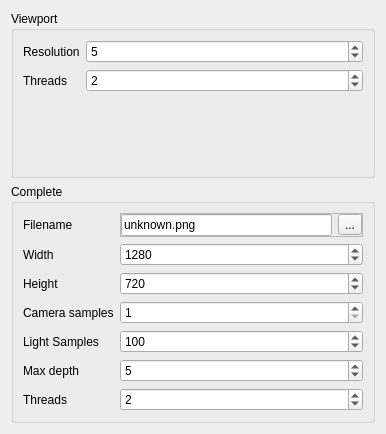
<?xml version="1.0" encoding="UTF-8"?>
<ui version="4.0">
 <class>form_render_preferences</class>
 <widget class="QWidget" name="form_render_preferences">
  <property name="geometry">
   <rect>
    <x>0</x>
    <y>0</y>
    <width>386</width>
    <height>434</height>
   </rect>
  </property>
  <property name="windowTitle">
   <string>Preferences</string>
  </property>
  <layout class="QVBoxLayout" name="verticalLayout">
   <item>
    <widget class="QGroupBox" name="groupBox">
     <property name="title">
      <string>Viewport</string>
     </property>
     <layout class="QFormLayout" name="formLayout">
      <item row="0" column="0">
       <widget class="QLabel" name="label_3">
        <property name="text">
         <string>Resolution</string>
        </property>
       </widget>
      </item>
      <item row="0" column="1">
       <widget class="QSpinBox" name="spinBox_max_resolution">
        <property name="minimum">
         <number>1</number>
        </property>
        <property name="maximum">
         <number>100</number>
        </property>
        <property name="value">
         <number>5</number>
        </property>
       </widget>
      </item>
      <item row="1" column="0">
       <widget class="QLabel" name="label_2">
        <property name="text">
         <string>Threads</string>
        </property>
       </widget>
      </item>
      <item row="1" column="1">
       <widget class="QSpinBox" name="spinBox_threads_vp">
        <property name="minimum">
         <number>1</number>
        </property>
        <property name="maximum">
         <number>11</number>
        </property>
        <property name="value">
         <number>2</number>
        </property>
       </widget>
      </item>
     </layout>
    </widget>
   </item>
   <item>
    <widget class="QGroupBox" name="groupBox_2">
     <property name="title">
      <string>Complete</string>
     </property>
     <layout class="QFormLayout" name="formLayout_2">
      <item row="2" column="0">
       <widget class="QLabel" name="label_4">
        <property name="text">
         <string>Width</string>
        </property>
       </widget>
      </item>
      <item row="2" column="1">
       <widget class="QSpinBox" name="spinBox_width">
        <property name="minimum">
         <number>1</number>
        </property>
        <property name="maximum">
         <number>4000</number>
        </property>
        <property name="value">
         <number>1280</number>
        </property>
       </widget>
      </item>
      <item row="4" column="0">
       <widget class="QLabel" name="label_5">
        <property name="text">
         <string>Height</string>
        </property>
       </widget>
      </item>
      <item row="4" column="1">
       <widget class="QSpinBox" name="spinBox_height">
        <property name="minimum">
         <number>1</number>
        </property>
        <property name="maximum">
         <number>4000</number>
        </property>
        <property name="value">
         <number>720</number>
        </property>
       </widget>
      </item>
      <item row="5" column="0">
       <widget class="QLabel" name="label_6">
        <property name="text">
         <string>Camera samples</string>
        </property>
       </widget>
      </item>
      <item row="5" column="1">
       <widget class="QSpinBox" name="spinBox_camear_samples">
        <property name="minimum">
         <number>1</number>
        </property>
        <property name="maximum">
         <number>4000</number>
        </property>
        <property name="value">
         <number>1</number>
        </property>
       </widget>
      </item>
      <item row="6" column="0">
       <widget class="QLabel" name="label_7">
        <property name="text">
         <string>Light Samples</string>
        </property>
       </widget>
      </item>
      <item row="6" column="1">
       <widget class="QSpinBox" name="spinBox_light_samples">
        <property name="minimum">
         <number>1</number>
        </property>
        <property name="maximum">
         <number>4000</number>
        </property>
        <property name="value">
         <number>100</number>
        </property>
       </widget>
      </item>
      <item row="8" column="0">
       <widget class="QLabel" name="label_9">
        <property name="text">
         <string>Threads</string>
        </property>
       </widget>
      </item>
      <item row="8" column="1">
       <widget class="QSpinBox" name="spinBox_threads_2">
        <property name="minimum">
         <number>1</number>
        </property>
        <property name="maximum">
         <number>11</number>
        </property>
        <property name="value">
         <number>2</number>
        </property>
       </widget>
      </item>
      <item row="1" column="1">
       <widget class="QFrame" name="frame">
        <property name="frameShape">
         <enum>QFrame::StyledPanel</enum>
        </property>
        <property name="frameShadow">
         <enum>QFrame::Plain</enum>
        </property>
        <layout class="QHBoxLayout" name="horizontalLayout">
         <property name="leftMargin">
          <number>0</number>
         </property>
         <property name="topMargin">
          <number>0</number>
         </property>
         <property name="rightMargin">
          <number>0</number>
         </property>
         <property name="bottomMargin">
          <number>0</number>
         </property>
         <item>
          <widget class="QLineEdit" name="lineEdit_filename">
           <property name="text">
            <string>unknown.png</string>
           </property>
          </widget>
         </item>
         <item>
          <widget class="QToolButton" name="toolButton_filename">
           <property name="text">
            <string>...</string>
           </property>
          </widget>
         </item>
        </layout>
       </widget>
      </item>
      <item row="1" column="0">
       <widget class="QLabel" name="label_10">
        <property name="text">
         <string>Filename</string>
        </property>
       </widget>
      </item>
      <item row="7" column="0">
       <widget class="QLabel" name="label_8">
        <property name="text">
         <string>Max depth</string>
        </property>
       </widget>
      </item>
      <item row="7" column="1">
       <widget class="QSpinBox" name="spinBox_light_max_depth">
        <property name="minimum">
         <number>1</number>
        </property>
        <property name="maximum">
         <number>4000</number>
        </property>
        <property name="value">
         <number>5</number>
        </property>
        <property name="displayIntegerBase">
         <number>10</number>
        </property>
       </widget>
      </item>
     </layout>
    </widget>
   </item>
  </layout>
 </widget>
 <resources/>
 <connections/>
</ui>
